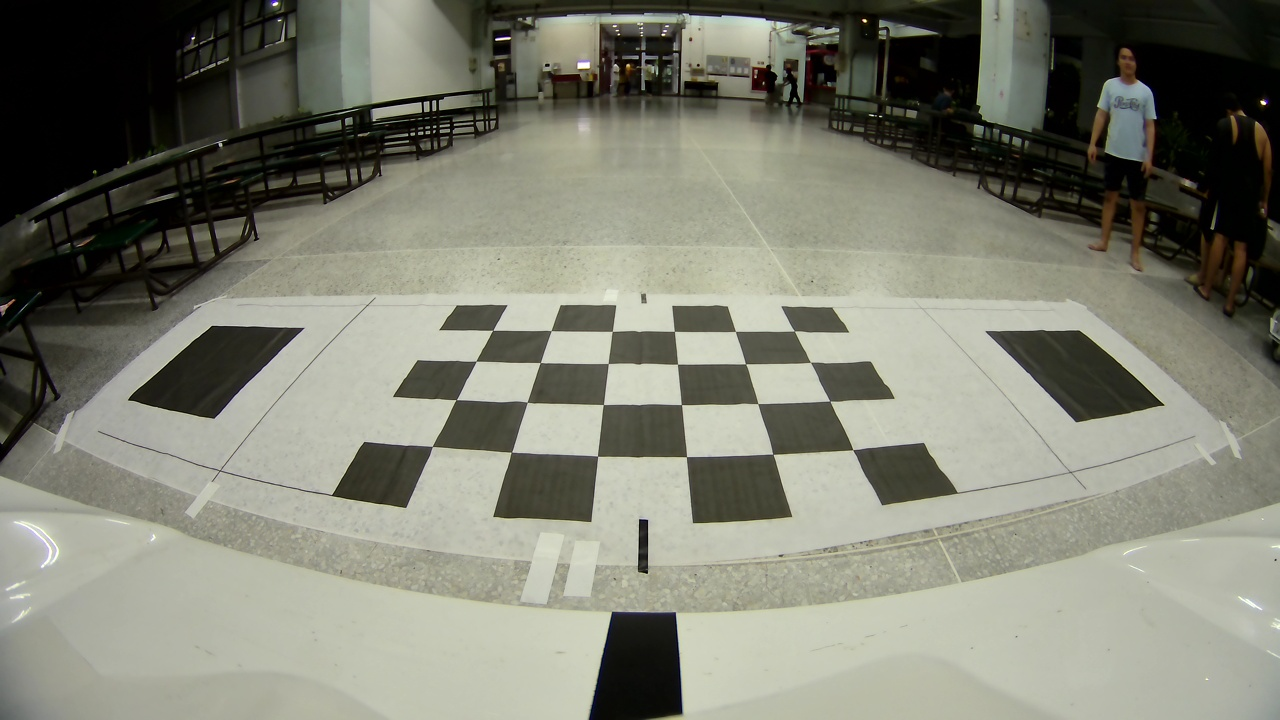
#> input picture Program/input/Front.jpg, 1280 x 720 px, found by its file name
$ python 'Perspective TransformV1.py'
#> lines starting #> are read from the running program, lines starting #| are printed output that depends on the picture; after the words box and inside, x2 and y2 are one past the last pixel; in counts of white or black regions, pixels touching at a corner belong together
import cv2
import numpy as np

# โหลดภาพ
img1 = cv2.imread('Front.jpg')  # ภาพอ้างอิง
#> img1 is the input picture: shape (720, 1280, 3); mean B, G, R 114.4, 127.9, 126.8
img2 = cv2.imread('Right.jpg')  # ภาพที่ต้องการ warp มารวม
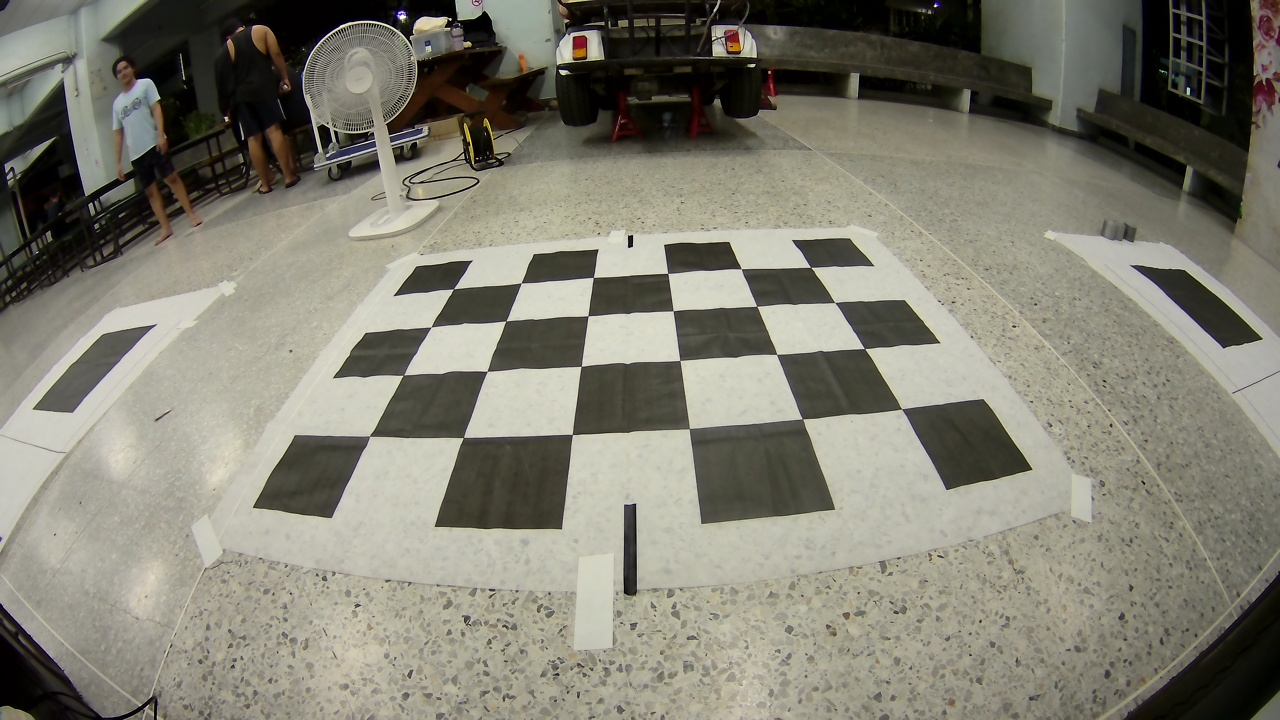
#> input picture Program/input/Right.jpg, 1280 x 720 px, found by its file name
#> img2 is the input picture: shape (720, 1280, 3); mean B, G, R 113.9, 126.8, 128.9

if img1 is None or img2 is None:
    print("ไม่สามารถโหลดภาพได้ ตรวจสอบ path ของภาพ")
    exit()

# 1. Padding ขวาของ img1 ด้วย pad = 1000
pad = 1000
img1_padded = cv2.copyMakeBorder(img1, top=0, bottom=pad, left=0, right=pad,
                                 borderType=cv2.BORDER_CONSTANT, value=[0,0,0])
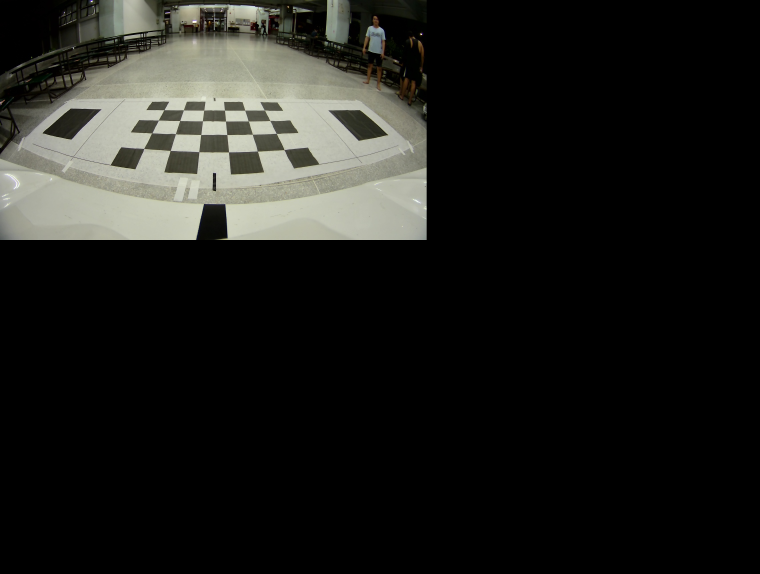
#> img1_padded: shape (1720, 2280, 3) (shown at 1/3 size); mean B, G, R 26.9, 30.1, 29.8
print("ขนาดของ img1 หลังจาก padding:", img1_padded.shape)
#| ขนาดของ img1 หลังจาก padding: (1720, 2280, 3)


# ตัวอย่างชุดจุดจับคู่ (ในงานจริงควรใช้ฟีเจอร์จับคู่ที่แม่นยำ)
# จุดใน img1 (reference) และ img2
pts_img1 = np.array([
    [ 985,331],   # Top-Left
    [1079,330],   # Top-Right
    [1165,404],   # Bottom-Right
    [1075,422]    # Bottom-Left
], dtype=np.float32)

pts_img2 = np.array([
    [ 32,409],    # Top-Left
    [103,334],    # Top-Right
    [157,325],    # Bottom-Right
    [ 73,412]     # Bottom-Left
], dtype=np.float32)


# คำนวณ Homography จาก img2 ไปยัง img1_padded (reference)
H, mask = cv2.findHomography(pts_img2, pts_img1, cv2.RANSAC)
if H is None:
    print("ไม่สามารถคำนวณ Homography ได้")
    exit()
print("Homography Matrix:\n", H)

# กำหนดขนาด canvas เป็นขนาดของ img1_padded
h_padded, w_padded = img1_padded.shape[:2]
#> h_padded = 1720; w_padded = 2280

# 2. Warp img2 ด้วย Homography โดยใช้ canvas ขนาด img1_padded
warped_img2 = cv2.warpPerspective(img2, H, (w_padded, h_padded))
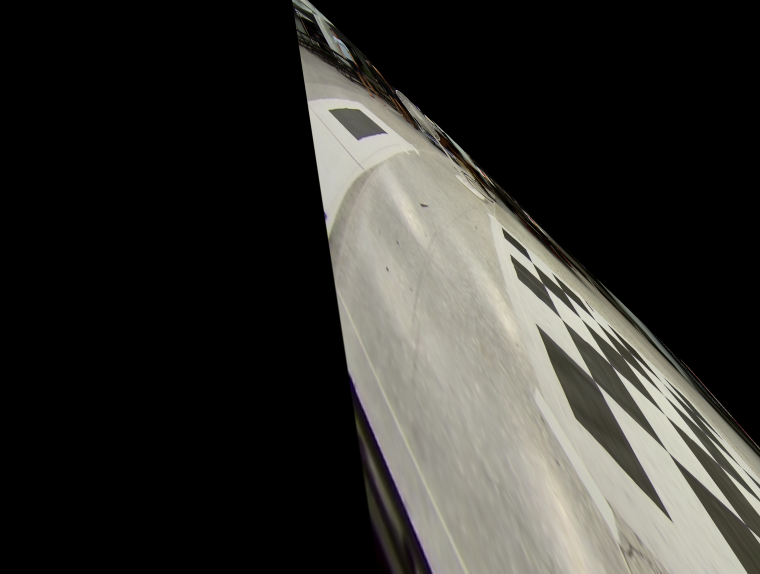
#> warped_img2: shape (1720, 2280, 3) (shown at 1/3 size); mean B, G, R 45.9, 49.9, 50.7
if warped_img2 is None or warped_img2.size == 0:
    print("warpPerspective ล้มเหลว")
    exit()

# รวมภาพ: วาง warped_img2 ลงบน img1_padded ด้วย masking (เฉพาะที่มีข้อมูล)
combined = img1_padded.copy()
mask_warped = (warped_img2.sum(axis=2) > 0)
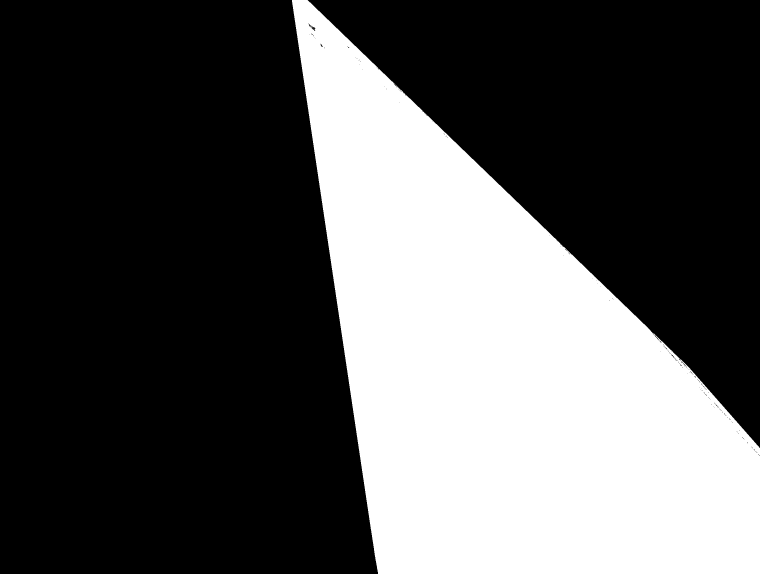
#> mask_warped: shape (1720, 2280) bool (shown at 1/3 size); 33.2% white; 2 white regions (1 under 20 px), largest, box (x1, y1, x2, y2) and area: (876, 0, 2280, 1720) 1302972
combined[mask_warped] = warped_img2[mask_warped]
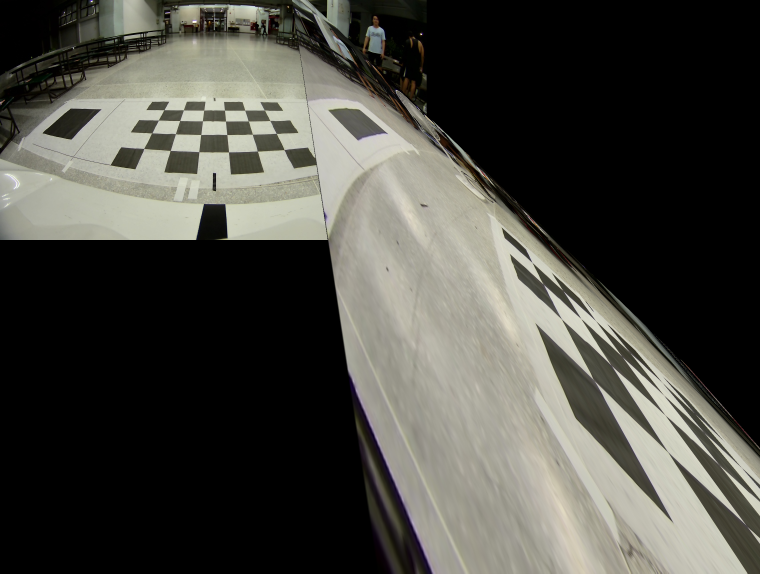
#> combined: shape (1720, 2280, 3) (shown at 1/3 size); mean B, G, R 66.6, 73.1, 73.7

cv2.imshow('Combined Image', combined)
cv2.waitKey(0)
cv2.destroyAllWindows()
